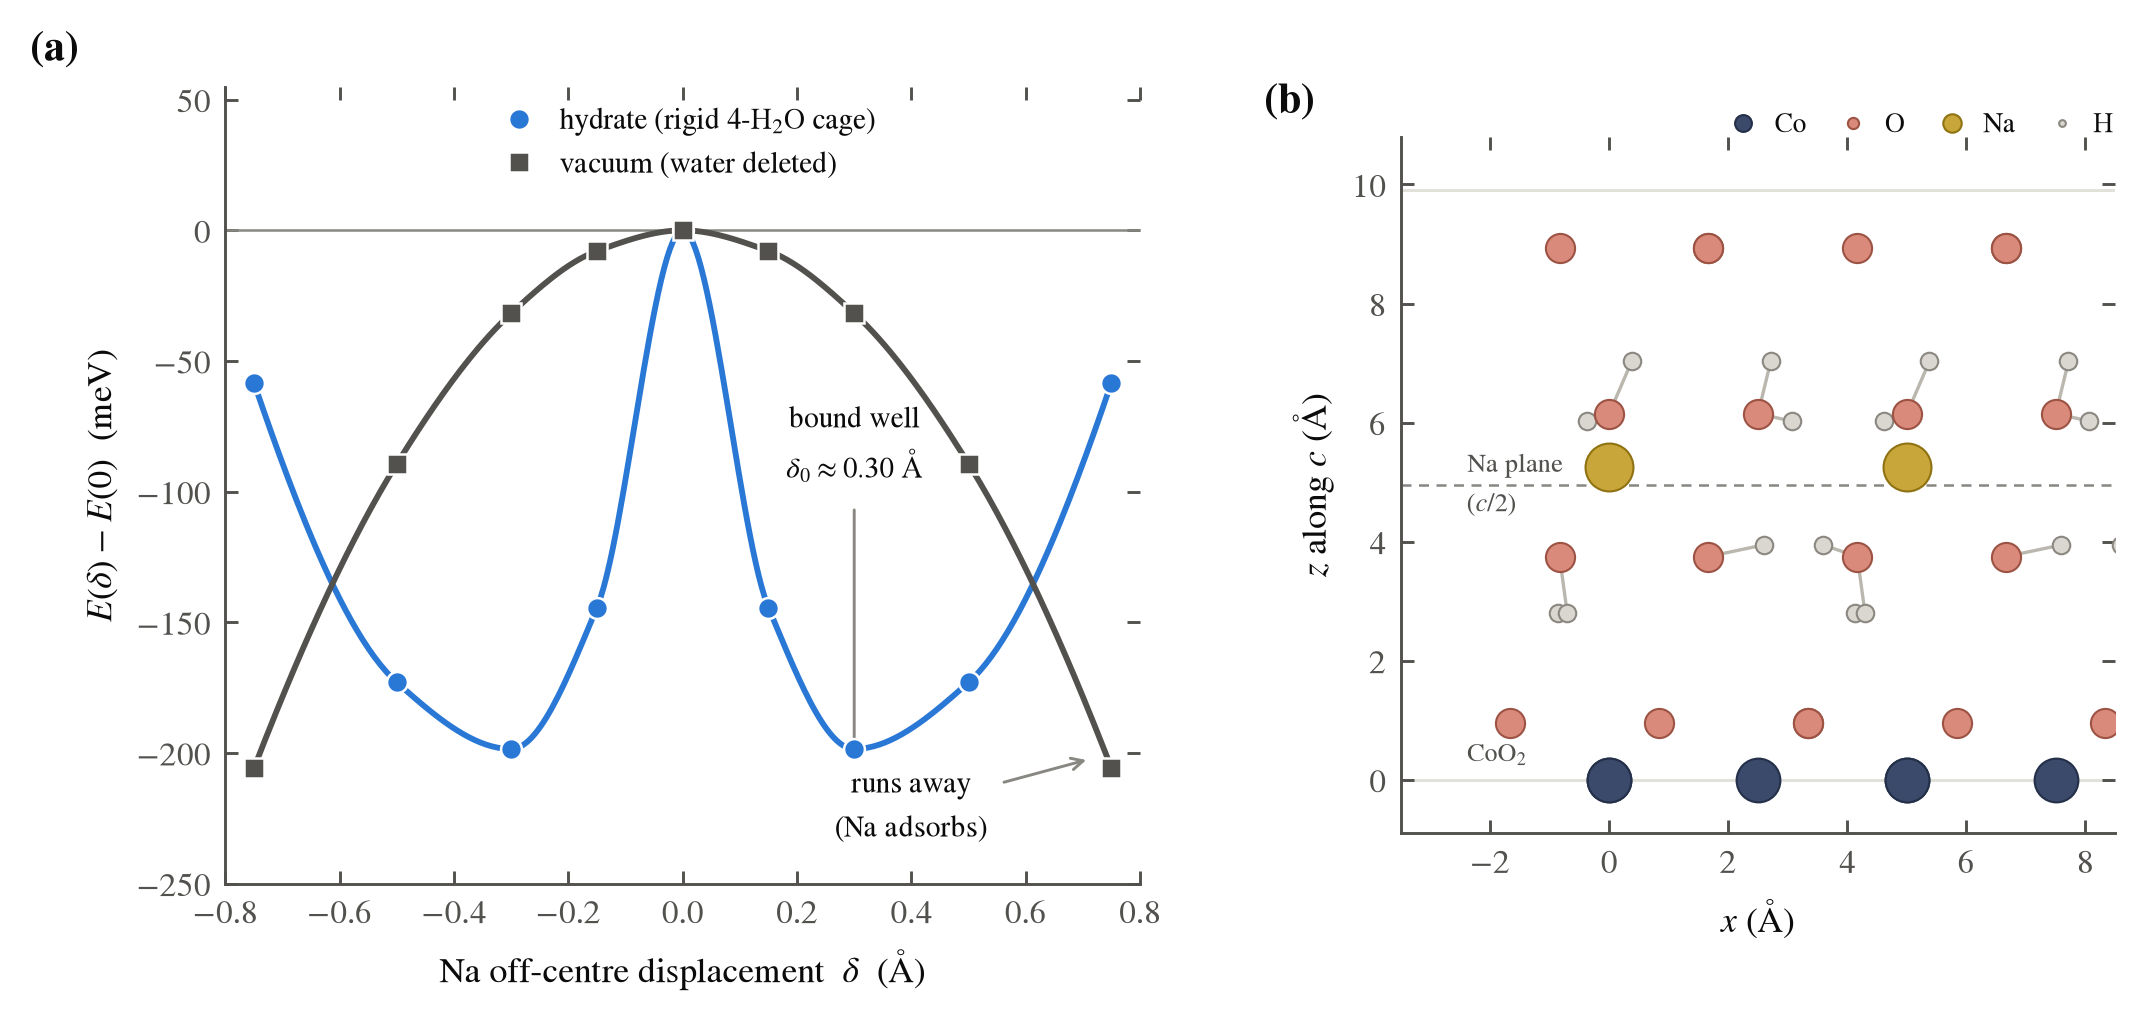

This chart was generated by the following Python code:
#!/usr/bin/env python
"""
Figure 6 - The rigid-cage water demonstration (Sec. IV).

(a) E(delta) for the off-centre Na displacement at c = 9.9 A in the
    sqrt3 x sqrt3 (x=1/3) cell, WITH a rigid 4-H2O solvation cage (hydrate)
    vs the SAME cell with the water deleted (vacuum). Raw QE total energies
    (runpod/results_extra/jobs_extra/Na_s3{hyd,vac}_c9.9_d*). The vacuum curve
    runs away monotonically (Na chemisorbs onto a CoO2 sheet: unstable, no
    bound well); the hydrate curve is a BOUND double well with minima near
    +/-0.30 A and a ~0.20 eV central barrier -> a real, confined c-axis mode.

(b) The hydrate unit cell rendered FROM THE ACTUAL pw.in COORDINATES
    (Na_s3hyd_c9.9_d0.30/pw.in), side view along c, no generative imagery.

House style from _style.py. Aesthetic-sobriety rule: colour only on the two
data curves in (a) and on atomic species in (b); every decorative element
(guides, shading, annotations) is neutral grey/black.
"""
import re
from pathlib import Path

import numpy as np
import matplotlib.pyplot as plt
from matplotlib.patches import FancyArrowPatch

import _style as S

S.use_house_style()

HERE = Path(__file__).resolve().parent
REPO = HERE.parents[1]
JOBS = REPO / "runpod" / "results_extra" / "jobs_extra"
BOHR = 0.52917721067
RY_EV = S.RY_EV
E_RE = re.compile(r"^!\s+total energy\s+=\s+(-?[\d.]+)\s+Ry", re.M)


def total_E(job):
    txt = (JOBS / job / "pw.out").read_text()
    return float(E_RE.findall(txt)[-1]) * RY_EV


# ---------------------------------------------------------------- data (a)
dd = np.array([0.0, 0.15, 0.30, 0.50, 0.75])
Eh = np.array([total_E(f"Na_s3hyd_c9.9_d{d:.2f}") for d in dd])
Ev = np.array([total_E(f"Na_s3vac_c9.9_d{d:.2f}") for d in dd])
Eh = (Eh - Eh[0]) * 1e3       # meV rel. centre
Ev = (Ev - Ev[0]) * 1e3

# ---------------------------------------------------------------- data (b)
def parse_pwin(job):
    """Return {species: Nx3 cartesian (A)} and (a, c) from an ibrav=4 pw.in."""
    txt = (JOBS / job / "pw.in").read_text().splitlines()
    a = c = None
    for ln in txt:
        m = re.search(r"celldm\(1\)\s*=\s*([\d.]+)", ln)
        if m:
            a = float(m.group(1)) * BOHR
        m = re.search(r"celldm\(3\)\s*=\s*([\d.]+)", ln)
        if m:
            c3 = float(m.group(1))
    c = a * c3
    a1 = np.array([a, 0, 0])
    a2 = np.array([-a / 2, a * np.sqrt(3) / 2, 0])
    a3 = np.array([0, 0, c])
    M = np.vstack([a1, a2, a3])
    atoms = {}
    read = False
    for ln in txt:
        if ln.strip().startswith("ATOMIC_POSITIONS"):
            read = True
            continue
        if read:
            p = ln.split()
            if len(p) < 4 or p[0] in ("K_POINTS",):
                if p and p[0] == "K_POINTS":
                    break
                continue
            sp = p[0]
            frac = np.array([float(p[1]), float(p[2]), float(p[3])])
            xyz = frac @ M
            atoms.setdefault(sp, []).append(xyz)
    return {k: np.array(v) for k, v in atoms.items()}, a, c


atoms, aL, cL = parse_pwin("Na_s3hyd_c9.9_d0.30")

# species -> (facecolor, edgecolor, radius pt, label). Muted CPK; atoms=data.
SPEC = {
    "Co": ("#3b4a6b", "#243049", 10.5, "Co"),
    "O":  ("#d98a7a", "#9c5344", 7.0, "O"),
    "Na": ("#c9a63a", "#8f7212", 11.5, "Na"),
    "H":  ("#d9d7cf", "#8a8880", 4.2, "H"),
}

# ======================================================================
fig, (axA, axB) = plt.subplots(
    1, 2, figsize=(7.0, 3.3), gridspec_kw={"width_ratios": [1.28, 1.0]})

# ---------------------------------------------------------------- (a)
dsym = np.concatenate([-dd[:0:-1], dd])       # drop the duplicated 0
Ehs = np.concatenate([Eh[:0:-1], Eh])
Evs = np.concatenate([Ev[:0:-1], Ev])

# smooth guides (monotone PCHIP through the symmetric points), neutral weight
from scipy.interpolate import PchipInterpolator
xf = np.linspace(-0.75, 0.75, 300)
axA.plot(xf, PchipInterpolator(dsym, Ehs)(xf), "-", color=S.C_BLUE, lw=1.4,
         zorder=3)
axA.plot(xf, PchipInterpolator(dsym, Evs)(xf), "-", color=S.C_SEC, lw=1.4,
         zorder=3)
axA.plot(dsym, Ehs, "o", ms=5.0, color=S.C_BLUE, mec="white", mew=0.6,
         zorder=4, label="hydrate (rigid 4-H$_2$O cage)")
axA.plot(dsym, Evs, "s", ms=4.6, color=S.C_SEC, mec="white", mew=0.6,
         zorder=4, label="vacuum (water deleted)")

axA.axhline(0, color=S.C_MUT, lw=0.6, zorder=1)
# mark the bound minimum and the runaway, both in neutral ink
axA.annotate("bound well\n$\\delta_0\\approx0.30$ Å", (0.30, Eh[2]),
             xytext=(0.30, -95), ha="center", fontsize=7.0, color=S.C_INK,
             arrowprops=dict(arrowstyle="-", color=S.C_MUT, lw=0.7))
axA.annotate("runs away\n(Na adsorbs)", (0.72, Ev[-1] + 4),
             xytext=(0.40, -232), ha="center", fontsize=7.0, color=S.C_INK,
             arrowprops=dict(arrowstyle="->", color=S.C_MUT, lw=0.7))
axA.set_xlabel(r"Na off-centre displacement  $\delta$  (Å)")
axA.set_ylabel(r"$E(\delta)-E(0)$  (meV)")
axA.set_xlim(-0.80, 0.80)
axA.set_ylim(-250, 55)
axA.legend(loc="upper center", fontsize=7.0, handletextpad=0.4,
           borderaxespad=0.3)
S.thin_spines(axA)
S.panel_label(axA, "a", x=-0.16)

# ---------------------------------------------------------------- (b)
# side view: horizontal = x (A), vertical = z (A, the c-axis stacking).
# draw two in-plane periodic images (shift by +a1) so the layers read as sheets
a1 = np.array([aL, 0, 0])
def scat(P, sp):
    fc, ec, r, _ = SPEC[sp]
    for shift in (0.0, 1.0):
        Q = P + shift * a1
        axB.scatter(Q[:, 0], Q[:, 2], s=r**2, facecolor=fc, edgecolor=ec,
                    linewidth=0.5, zorder={"H": 2, "O": 3, "Co": 4,
                                           "Na": 5}[sp])

# water O-H bonds (within the primary + shifted image)
Ow = atoms["O"][atoms["O"][:, 2] > 0.20 * cL]   # water O (above the lower slab)
Hs = atoms.get("H", np.empty((0, 3)))
for shift in (0.0, 1.0):
    for o in Ow:
        for h in Hs:
            for hs in (0.0, 1.0):
                oo, hh = o + shift * a1, h + hs * a1
                if np.linalg.norm(oo - hh) < 1.1:
                    axB.plot([oo[0], hh[0]], [oo[2], hh[2]], "-",
                             color="#b9b7ae", lw=0.8, zorder=1)
for sp in ("Co", "O", "H", "Na"):
    if sp in atoms:
        scat(atoms[sp], sp)

# CoO2-sheet guide lines (z of the two Co planes = 0 and c) and the mid-plane
for zc, lab in ((0.0, None), (cL, None)):
    axB.axhline(zc, color=S.C_GRID, lw=0.7, zorder=0)
axB.axhline(cL / 2, color=S.C_MUT, lw=0.6, ls=(0, (4, 3)), zorder=0)
axB.text(axB_x := (-0.5 * aL), cL / 2, " Na plane\n ($c/2$)", fontsize=6.3,
         color=S.C_SEC, va="center", ha="left")
axB.text(-0.5 * aL, 0.02 * cL, r" CoO$_2$", fontsize=6.3, color=S.C_SEC,
         va="bottom")

# tidy legend of species (small dots), neutral text
handles = [plt.Line2D([], [], marker="o", ls="", mfc=SPEC[s][0],
                      mec=SPEC[s][1], mew=0.5,
                      ms=np.sqrt(SPEC[s][2] ** 2) / 2.6, label=SPEC[s][3])
           for s in ("Co", "O", "Na", "H")]
axB.legend(handles=handles, loc="upper right", fontsize=6.6, ncol=4,
           handletextpad=0.15, columnspacing=0.7, borderaxespad=0.2,
           bbox_to_anchor=(1.02, 1.06))

axB.set_xlabel(r"$x$ (Å)")
axB.set_ylabel(r"$z$ along $c$ (Å)")
axB.set_xlim(-0.7 * aL, 1.7 * aL)
axB.set_ylim(-0.9, cL + 0.9)
axB.set_aspect("equal", adjustable="box")
S.thin_spines(axB)
S.panel_label(axB, "b", x=-0.12)

fig.subplots_adjust(left=0.085, right=0.985, top=0.95, bottom=0.145,
                    wspace=0.32)
S.save(fig, "fig6")
print("fig6 written")
